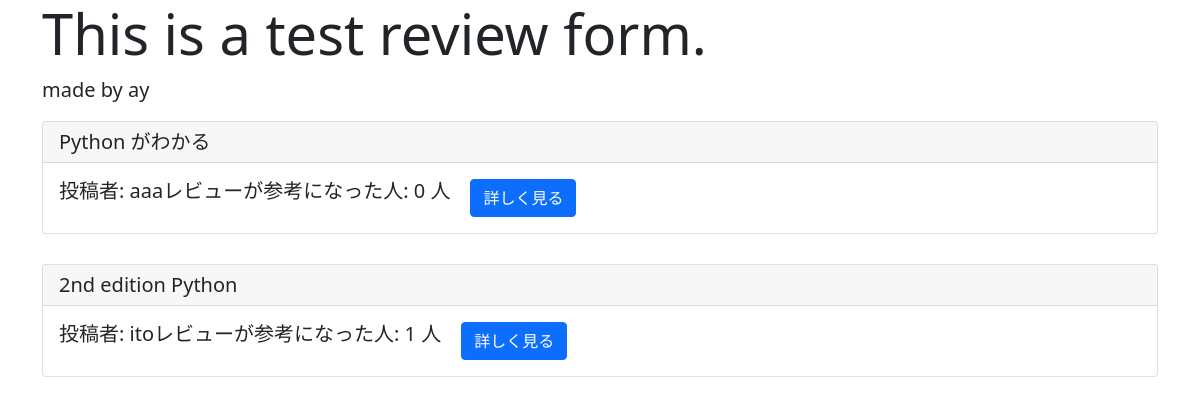
The page /list/ (signed in) on the database as committed earlier.
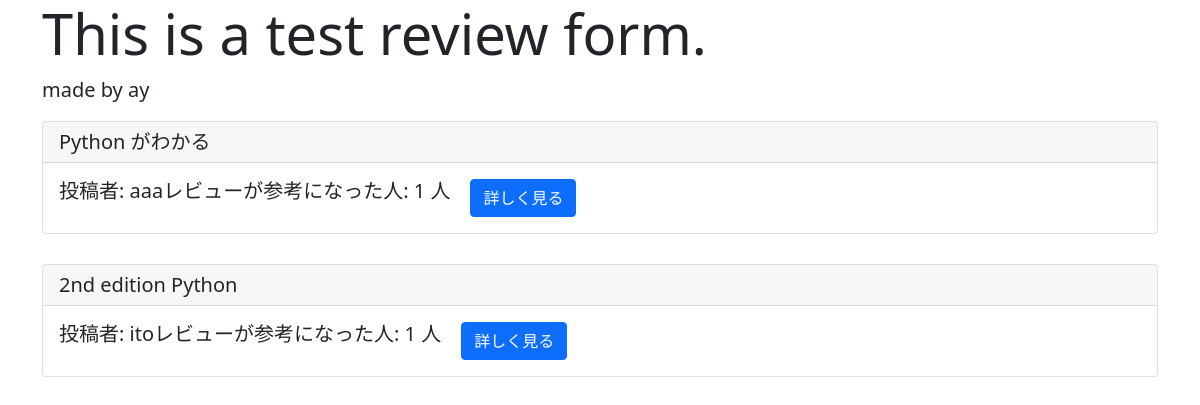
The same page on the database as committed later.
### reviewpost/models.py (models this page shows)
class ReviewModel(models.Model):
  title = models.CharField(max_length=100)
  content = models.TextField()
  author = models.ForeignKey(User, on_delete=models.CASCADE)
  images = models.ImageField(upload_to='')
  useful_review = models.IntegerField(null=True, blank=True, default=0)
  useful_review_record = models.TextField()
  evaluation = models.CharField(max_length=10, choices=EVALUATION_CHOICES)

### reviewpost/views.py (the view)
# urls.py: path('list/', listview, name='list'),
@login_required
def listview(request):
  object_list = ReviewModel.objects.all()
  return render(request, 'list.html', { 'object_list':object_list})

### templates/list.html
{% extends 'base.html' %}
{% load static %}
{% block header %}
<link rel="stylesheet" type="text/css" href="{% static 'style.css' %}">
{% endblock header %}
{% block content %}
<div class="jumbotron jumbotron-fluid">
  <div class="container">
    <h1 class="display-4">This is a test review form.</h1>
    <p class="lead">made by ay</p>
  </div>
</div>
<div class="container">
{% for item in object_list %}
 <div class="card">
   <h5 class="card-header">{{ item.title }}</h5>
   <div class="card-body">
     <h5 class="card-title">投稿者: {{ item.author }}</h5>
     <h5 class="card-title">レビューが参考になった人: {{ item.useful_review }} 人</h5>
     <a href="{% url 'detail' item.pk %}" class="btn btn-primary">詳しく見る</a>
   </div>
 </div>
{% endfor %}
</div>
{% endblock content %}

### templates/base.html (shortened to what this page needs)
<!doctype html>
<html lang="en">
  <head>
    <link href="https://cdn.jsdelivr.net/npm/bootstrap@5.0.0-beta1/dist/css/bootstrap.min.css" rel="stylesheet">
{% block header %}
{% endblock header %}
  </head>
  <body>
{% block content %}
{% endblock content %}
  </body>
</html>

### static/style.css (style rules this page uses)
.card { margin-bottom: 30px; }
.card-body { display: flex; }
.btn.btn-primary { margin-left: 20px; }

Rows that differ between the two databases and show on the page:
changed ReviewModel "Python がわかる": useful_review "0" → "1"
